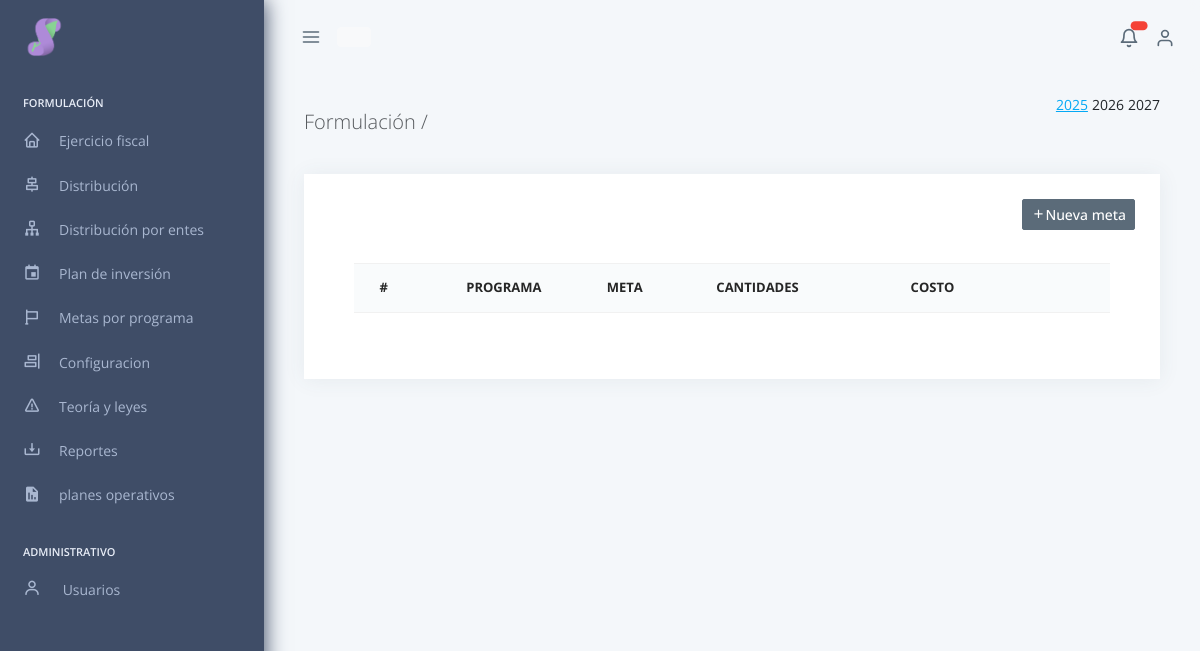
Page /front/mod_pl_formulacion/form_metas (signed in) on the committed database.
### tables this page shows
CREATE TABLE `menu` (
  `id` int(11) NOT NULL,
  `oficina` varchar(255) DEFAULT NULL,
  `categoria` varchar(255) DEFAULT NULL,
  `nombre` varchar(255) DEFAULT NULL,
  `dir` varchar(255) DEFAULT NULL,
  `icono` varchar(255) DEFAULT NULL
);

### front/mod_pl_formulacion/form_metas.php (the view, shortened to what this page needs)
<?php
require_once '../../back/sistema_global/conexion.php';
if (isset($_GET["ejercicio"])) {
  $annio = $_GET["ejercicio"];
} else {
  $annio = '2025';
}
$stmt = mysqli_prepare($conexion, "SELECT * FROM `ejercicio_fiscal` WHERE ano = ?");
$stmt->bind_param('s', $annio);
$stmt->execute();
$result = $stmt->get_result();
if ($result->num_rows > 0) {
  while ($row = $result->fetch_assoc()) {
    $id_ejercicio = $row['id'];
  }
} else {
  $id_ejercicio = 'No';
  $situado = 0;
}
?>
<!DOCTYPE html>
<html lang="es">
<head>
</head>
<?php require_once '../includes/header.php' ?>
<link rel="stylesheet" href="../../src/assets/css/chosen.min.css">
<body data-pc-preset="preset-1" data-pc-sidebar-caption="true" data-pc-direction="ltr" data-pc-theme="light">
  <?php require_once '../includes/menu.php' ?>
  <?php require_once '../includes/top-bar.php' ?>
  <div class="pc-container">
    <div class="pc-content">
      <div class=" d-flex justify-content-between">
        <?php
        $y_d = date('Y') + 1;
        $y_d1 = $y_d - 1;
        $y_d2 = date('Y') + 2;
        ?>
        <h4 class="fw-bold py-3 mb-4">
          <span class="text-muted fw-light">Formulación /</span> <span class="descripcion_pagina"></span>
        </h4>
        <div class="d-flex gap-1">
          <p><a class="pointer <?php echo ($annio == $y_d1 ? 'text-decoration-underline text-primary' : 'text-dark') ?>" href="?ejercicio=<?php echo $y_d1 ?>"><?php echo $y_d1 ?></a></p>
          <p><a class="pointer <?php echo ($annio == $y_d ? 'text-decoration-underline text-primary' : 'text-dark') ?> " href="?ejercicio=<?php echo $y_d ?>"><?php echo $y_d ?></a></p>
          <p><a href="?ejercicio=<?php echo $y_d2 ?>" class="pointer <?php echo ($annio == $y_d2 ? 'text-decoration-underline text-primary' : 'text-dark') ?>"><?php echo $y_d2 ?></a></p>
        </div>
      </div>
      <div class="row ">
        <div class="col-lg-12" id="vista-tabla">
          <div class="card">
            <div class="card-body">
              <div class="d-flex flex-column">
                <div class="card-title mb-auto d-flex justify-content-between">
                  <?php
                  if ($id_ejercicio != 'No') {
                    echo '<button class="btn btn-secondary btn-sm" onclick="nuevaActividad()"><i class="bx bx-plus"></i>Nueva meta</button>';
                  }
                  ?>
                </div>
                <div class="mt-2 card-body">
                  <table class="table" id="table">
                    <thead>
                      <tr>
                        <th>#</th>
                        <th>Programa</th>
                        <th>Meta</th>
                        <th>Cantidades</th>
                        <th>Costo</th>
                        <th></th>
                        <th></th>
                      </tr>
                    </thead>
                  </table>
                </div>
              </div>
            </div>
          </div>
        </div>
      </div>
</body>
</html>

### front/includes/menu.php (shortened to what this page needs)
<nav class="pc-sidebar">
  <div class="navbar-wrapper">
    <div class="m-header">
      <img src="../../src/assets/images/logo.png" width="40px" class="img-fluid logo-lg" alt="logo">
    </div>
    <div class="navbar-content">
      <ul class="pc-navbar">
        <?php
        require_once '../../back/sistema_global/conexion.php';
        $oficinas = [
          1 => 'Nomina',
          2 => 'Registro y control',
          3 => 'Relaciones laborales',
          4 => 'Formulación',
          5 => 'Ejecución Presupuestaria',
          6 => 'Entes',
          7 => 'Proyectos'
        ];
        echo ' <li class="pc-item pc-caption">
            <label>' . $oficinas[$_SESSION["u_oficina_id"]] . '</label>
            <i data-feather="sidebar"></i>
          </li>';
        $menu = [];
        $oficina = $_SESSION["u_oficina"];
        $stmt = mysqli_prepare($conexion, "SELECT * FROM `menu` WHERE oficina = ?");
        $stmt->bind_param('s', $oficina);
        $stmt->execute();
        $result = $stmt->get_result();
        if ($result->num_rows > 0) {
          while ($row = $result->fetch_assoc()) {
            $listar = ($_SESSION["u_nivel"] == 1 || isset($_SESSION['permisos'][$row['id']]));
            if ($listar) {
              $item = [
                "tipo" => "item",
                "categoria" => $row['categoria'],
                "icono" => $row['icono'] ?? 'bx-error',
                "enlace" => $row['dir'] ?? '#',
                "nombre" => $row['nombre'] ?? 'Sin nombre',
                "sub-item" => null
              ];
              if (is_null($row['categoria'])) {
                $menu[$row['id']] = $item;
              } else {
                if (!isset($menu[$row['categoria']])) {
                  $menu[$row['categoria']] = [
                    "tipo" => "categoria",
                    "categoria" => $row['categoria'],
                    "icono" => $row['icono'] ?? 'bx-error',
                    "enlace" => null,
                    "nombre" => null,
                    "sub-item" => []
                  ];
                }
                $menu[$row['categoria']]['sub-item'][] = [
                  "enlace" => $row['dir'] ?? '#',
                  "nombre" => $row['nombre'] ?? 'Sin nombre'
                ];
              }
            }
          }
        }
        function generarMenu($menu)
        {
          $url_base = constant('URL') . 'front/';
          foreach ($menu as $item) {
            if ($item['tipo'] == 'item') {
              echo '<li class="pc-item">';
              echo '<a href="' . $url_base . htmlspecialchars($item['enlace']) . '" class="pc-link">';
              echo '<span class="pc-micon"><i class="bx ' . htmlspecialchars($item['icono']) . '"></i></span>';
              echo '<span class="pc-mtext">' . htmlspecialchars($item['nombre']) . '</span>';
              echo '</a>';
              echo '</li>';
            } elseif ($item['tipo'] == 'categoria') {
              echo '<li class="pc-item pc-hasmenu">';
              echo '<a class="pc-link">';
              echo '<span class="pc-micon"><i class="bx ' . htmlspecialchars($item['icono']) . '"></i></span>';
              echo '<span class="pc-mtext">' . htmlspecialchars($item['categoria']) . '</span>';
              echo '</a>';
              echo '</li>';
            }
          }
        }
        generarMenu($menu);
        if ($_SESSION["u_nivel"] == '1') { ?>
          <li class="pc-item pc-caption">
            <label>Administrativo</label>
          </li>
          <li class="pc-item pc-hasmenu">
            <a href="#!" class="pc-link">
              <span class="pc-micon">
                <i class='bx bx-user'></i>
              </span>
              <span class="pc-mtext">Usuarios</span><span class="pc-arrow"><i class="ti ti-chevron-right"></i></span>
            </a>
          </li>
        <?php } ?>
      </ul>
    </div>
  </div>
</nav>

### front/mod_pl_formulacion/form_metas.php (style rules this page uses)
table tr td:nth-child(1), table tr td:nth-child(2), table tr th:nth-child(1), table tr th:nth-child(2), #table-2 tr th:nth-child(5), #table-2 tr td:nth-child(5) { text-align: center !important; }

### rows in the picture
menu: nombre "Ejercicio fiscal"
menu: nombre "Distribución"
menu: nombre "Distribución por entes"
menu: nombre "Plan de inversión"
menu: nombre "Metas por programa"
menu: nombre "Reportes"
menu: nombre "planes operativos"

### other values in the picture
$oficinas[$_SESSION["u_oficina_id"]] "FORMULACIÓN"
$item['categoria'] "Configuracion"
$item['categoria'] "Teoría y leyes"
